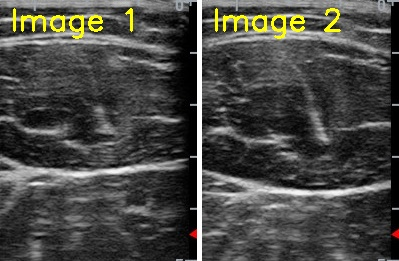
#> input picture aula_ultrassom/images_ultrasound/usimage2025/vaila_usound_20250515_154951/side_by_side/antes_20250617_192743_1_vs_depois_20250617_193445_5.jpg, 399 x 261 px, given in place of i, which was not available
$ python -i usound_biomec1.py   (imports and definitions only)
#> lines starting #> are read from the running program, lines starting #| are printed output that depends on the picture; after the words box and inside, x2 and y2 are one past the last pixel; in counts of white or black regions, pixels touching at a corner belong together; pictures that were not available may be replaced by others from this repository, and a replacement may not be noted
#> in create_comparison_images, img1 is the input picture: shape (261, 399, 3); mean B, G, R 68.3, 72.2, 72.3
"""
usound_biomec1.py

Module to analyze ultrasound data from images.

Updated by: Prof. Paulo R. P. Santiago
Updated: 15 May 2025
Version: 0.0.7

- Crop all images using first image as template
- Original image display for measurements
- Enhanced edge detection with adjustable parameters
- Additional edge-only comparison visualization
"""

import cv2
import pandas as pd
import numpy as np
import math
import sys
from pathlib import Path
import tkinter as tk
from tkinter import filedialog, simpledialog
import os
import datetime
from rich import print

# [218 lines left out: functions list_images, redraw_annotations, mouse_event, process_images, crop_images_batch, not called in this run]

def adjust_edge_parameters(img1, img2):
    """Interactive UI to adjust edge detection parameters with single image focus."""
    params = {
        "threshold1": 30,  # Initial values
        "threshold2": 100,
        "blur": 5
    }

    win = "Edge Detection Parameters (press SPACE when satisfied)"
    cv2.namedWindow(win, cv2.WINDOW_NORMAL)

    # Create trackbars
    def on_threshold1(val):
        params["threshold1"] = val
        update_display()

    def on_threshold2(val):
        params["threshold2"] = val
        update_display()

    def on_blur(val):
        params["blur"] = val * 2 + 1  # Ensure odd (3, 5, 7, etc.)
        update_display()

    cv2.createTrackbar("Lower Threshold", win, params["threshold1"], 255, on_threshold1)
    cv2.createTrackbar("Upper Threshold", win, params["threshold2"], 255, on_threshold2)
    cv2.createTrackbar("Blur Size", win, params["blur"] // 2, 10, on_blur)

    # Use only the first image for edge detection tuning
    # Resize for display
    h, w = img1.shape[:2]
#> h = 261; w = 399
    max_height = 600  # Maximum display height

    if h > max_height:
        scale_factor = max_height / h
        w = int(w * scale_factor)
        h = max_height
        img1_display = cv2.resize(img1, (w, h))
    else:
        img1_display = img1.copy()

    def update_display():
        # Process with current parameters
        gray1 = cv2.cvtColor(img1_display, cv2.COLOR_BGR2GRAY)

        if params["blur"] > 1:
            gray1 = cv2.GaussianBlur(gray1, (params["blur"], params["blur"]), 0)

        edges1 = cv2.Canny(gray1, params["threshold1"], params["threshold2"])
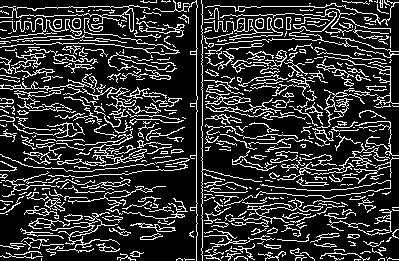
#> edges1: shape (261, 399); 19.5% white in thin lines or dots
        edges1_bgr = cv2.cvtColor(edges1, cv2.COLOR_GRAY2BGR)
#> edges1_bgr: shape (261, 399, 3); 19.5% white in thin lines or dots

        # Create a composite image for display (edge result on left, original on right)
        separator = np.zeros((h, 5, 3), dtype=np.uint8)
        separator[:, :] = [255, 255, 255]  # White separator

        # Stack side by side: edges on left, original on right
        display = np.hstack((edges1_bgr, separator, img1_display))
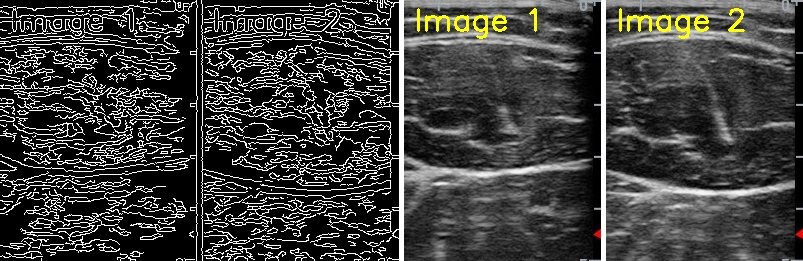
#> display: shape (261, 803, 3); mean B, G, R 60.2, 62.2, 62.3

        # Add parameter text at bottom
        text = f"Lower: {params['threshold1']} Upper: {params['threshold2']} Blur: {params['blur']}"
        text_y = h + 30
#> text_y = 291

        # Create a text area below the images
        text_area = np.zeros((40, display.shape[1], 3), dtype=np.uint8)
        display_with_text = np.vstack((display, text_area))

        cv2.putText(display_with_text, text, (10, h + 25),
                   cv2.FONT_HERSHEY_SIMPLEX, 0.7, (255, 255, 255), 2)

        # Add labels to each side
        cv2.putText(display_with_text, "Edge Detection", (10, 30),
                   cv2.FONT_HERSHEY_SIMPLEX, 0.7, (255, 255, 255), 2)
        cv2.putText(display_with_text, "Original Image", (edges1_bgr.shape[1] + 10, 30),
                   cv2.FONT_HERSHEY_SIMPLEX, 0.7, (255, 255, 255), 2)
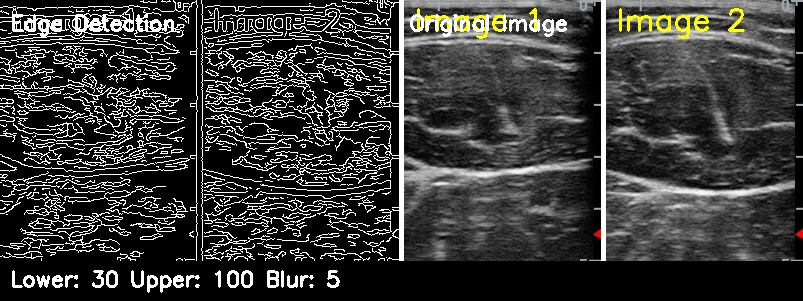
#> display_with_text: shape (301, 803, 3); mean B, G, R 56.3, 57.7, 57.7

        cv2.imshow(win, display_with_text)

    update_display()

    # Wait for space key
    while True:
        key = cv2.waitKey(100) & 0xFF
#> (key q is pressed here)
        if key == 32:  # SPACE
            break

    cv2.destroyWindow(win)
    return params

def create_comparison_images(cropped_paths, output_dir):
    """Create side-by-side and overlay comparison images for all cropped files"""
    if len(cropped_paths) < 2:
        print("Need at least 2 images for comparisons.")
        return

    # Directories for each type of comparison
    sidebyside_dir = os.path.join(output_dir, "side_by_side")
    overlay_dir = os.path.join(output_dir, "overlay")
    edges_dir = os.path.join(output_dir, "edge_overlay")
    edges_only_dir = os.path.join(output_dir, "edges_only")

    os.makedirs(sidebyside_dir, exist_ok=True)
    os.makedirs(overlay_dir, exist_ok=True)
    os.makedirs(edges_dir, exist_ok=True)
    os.makedirs(edges_only_dir, exist_ok=True)

    # Get first two images to adjust edge parameters
    img1 = cv2.imread(cropped_paths[0])
    img2 = cv2.imread(cropped_paths[1])

    # Adjust edge parameters interactively
    print("Adjust edge detection parameters using the sliders...")
    edge_params = adjust_edge_parameters(img1, img2)
#> edge_params = {'threshold1': 30, 'threshold2': 100, 'blur': 5}

    print("Creating comparison images with selected parameters...")
    for i in range(len(cropped_paths) - 1):
        for j in range(i + 1, len(cropped_paths)):
            # File names for reference
            name_i = Path(cropped_paths[i]).stem
            name_j = Path(cropped_paths[j]).stem

            # Side by side
            side_path = os.path.join(sidebyside_dir, f"{name_i}_vs_{name_j}.jpg")
            side_by_side_images(cropped_paths[i], cropped_paths[j], side_path)

            # Overlay with clear markers
            overlay_path = os.path.join(overlay_dir, f"{name_i}_over_{name_j}.jpg")
            overlay_images(cropped_paths[i], cropped_paths[j], overlay_path,
                           alpha=0.5, add_labels=True)

            # Edge-enhanced overlay
            edge_path = os.path.join(edges_dir, f"{name_i}_edge_{name_j}.jpg")
            overlay_with_edges(cropped_paths[i], cropped_paths[j], edge_path, edge_params)

            # Edges only (black and red)
            edges_only_path = os.path.join(edges_only_dir, f"{name_i}_edges_{name_j}.jpg")
            edges_only_comparison(cropped_paths[i], cropped_paths[j], edges_only_path, edge_params)

    print(f"Side by side comparisons saved in: {sidebyside_dir}")
    print(f"Overlay comparisons saved in: {overlay_dir}")
    print(f"Edge-enhanced overlays saved in: {edges_dir}")
    print(f"Edge-only comparisons saved in: {edges_only_dir}")

def side_by_side_images(img_path1, img_path2, output_path):
    """Create a side by side comparison with clear labels."""
#> called with img_path1 = 'i', img_path2 = 'm', output_path = 'out.png/side_by_side/i_vs_m.jpg'
    img1 = cv2.imread(img_path1)
    img2 = cv2.imread(img_path2)

    # Add image labels
    cv2.putText(img1, "Image 1", (10, 30), cv2.FONT_HERSHEY_SIMPLEX,
                1, (0, 255, 255), 2)
#> img1: shape (261, 399, 3); 0.77% of pixels changed, all inside (x1, y1, x2, y2) = (13, 8, 133, 39)
    cv2.putText(img2, "Image 2", (10, 30), cv2.FONT_HERSHEY_SIMPLEX,
                1, (0, 255, 255), 2)
#> img2: shape (261, 399, 3); 0.85% of pixels changed, all inside (x1, y1, x2, y2) = (13, 8, 139, 39)

    # Resize to same height
    h = min(img1.shape[0], img2.shape[0])
#> h = 261
    img1 = cv2.resize(img1, (int(img1.shape[1] * h / img1.shape[0]), h))
    img2 = cv2.resize(img2, (int(img2.shape[1] * h / img2.shape[0]), h))

    # Add a separator line
    separator = np.zeros((h, 5, 3), dtype=np.uint8)
    separator[:, :] = [255, 255, 255]  # White line

    side = np.hstack((img1, separator, img2))
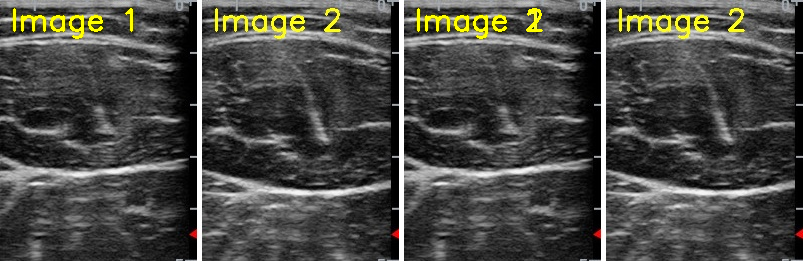
#> side: shape (261, 803, 3); mean B, G, R 69, 73.5, 73.7
    cv2.imwrite(output_path, side)

def overlay_images(img_path1, img_path2, output_path, alpha=0.5, add_labels=True):
    """Create an overlay with clearly labeled images."""
#> called with img_path1 = 'i', img_path2 = 'm', output_path = 'out.png/overlay/i_over_m.jpg', alpha = 0.5, add_labels = True
    img1 = cv2.imread(img_path1)
    img2 = cv2.imread(img_path2)

    # Resize to same size
    h = min(img1.shape[0], img2.shape[0])
#> h = 261
    w = min(img1.shape[1], img2.shape[1])
#> w = 399
    img1 = cv2.resize(img1, (w, h))
    img2 = cv2.resize(img2, (w, h))

    # Add colored box in corner to identify images
    if add_labels:
        # Image 1: Green box + label
        cv2.rectangle(img1, (10, 10), (120, 40), (0, 200, 0), -1)
        cv2.putText(img1, "Image 1", (15, 30), cv2.FONT_HERSHEY_SIMPLEX,
                    0.7, (255, 255, 255), 2)

        # Image 2: Blue box + label
        cv2.rectangle(img2, (10, 10), (120, 40), (200, 0, 0), -1)
        cv2.putText(img2, "Image 2", (15, 30), cv2.FONT_HERSHEY_SIMPLEX,
                    0.7, (255, 255, 255), 2)

    # Create blend
    overlay = cv2.addWeighted(img1, alpha, img2, 1 - alpha, 0)
    cv2.imwrite(output_path, overlay)

def overlay_with_edges(img_path1, img_path2, output_path, edge_params):
    """Create an overlay with edge enhancement on second image using specified parameters."""
#> called with img_path1 = 'i', img_path2 = 'm', output_path = 'out.png/edge_overlay/i_edge_m.jpg'
    img1 = cv2.imread(img_path1)
    img2 = cv2.imread(img_path2)

    # Resize to same size
    h = min(img1.shape[0], img2.shape[0])
#> h = 261
    w = min(img1.shape[1], img2.shape[1])
#> w = 399
    img1 = cv2.resize(img1, (w, h))
    img2 = cv2.resize(img2, (w, h))

    # Extract edges from second image with adjusted parameters
    img2_gray = cv2.cvtColor(img2, cv2.COLOR_BGR2GRAY)
    if edge_params["blur"] > 1:
        img2_gray = cv2.GaussianBlur(img2_gray, (edge_params["blur"], edge_params["blur"]), 0)
    img2_edges = cv2.Canny(img2_gray, edge_params["threshold1"], edge_params["threshold2"])
    img2_edges = cv2.cvtColor(img2_edges, cv2.COLOR_GRAY2BGR)

    # Red edges
    img2_edges[np.where((img2_edges == [255, 255, 255]).all(axis=2))] = [0, 0, 255]
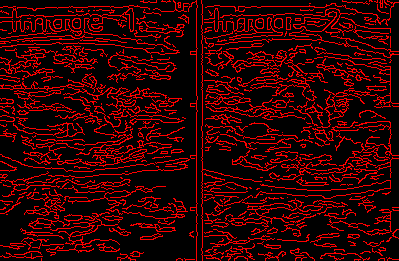
#> img2_edges: shape (261, 399, 3); mean B, G, R 0, 0, 49.8

    # Background (first image)
    cv2.putText(img1, "Image 1 (background)", (10, 30),
                cv2.FONT_HERSHEY_SIMPLEX, 0.7, (0, 255, 255), 2)
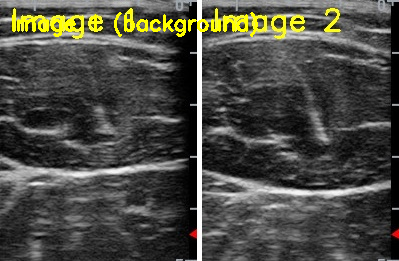
#> img1: shape (261, 399, 3); 1.61% of pixels changed, all inside (x1, y1, x2, y2) = (12, 12, 258, 37)

    # Overlay edges on first image
    result = img1.copy()
    mask = (img2_edges != [0, 0, 0]).any(axis=2)
#> mask: shape (261, 399) bool; 19.5% white in thin lines or dots
    result[mask] = img2_edges[mask]

    # Add label for edge source
    cv2.putText(result, "Image 2 (red edges)", (10, 60),
                cv2.FONT_HERSHEY_SIMPLEX, 0.7, (0, 0, 255), 2)

    cv2.imwrite(output_path, result)

def edges_only_comparison(img_path1, img_path2, output_path, edge_params):
    """Create an image showing only edges: Image 1 in black, Image 2 in red."""
#> called with img_path1 = 'i', img_path2 = 'm', output_path = 'out.png/edges_only/i_edges_m.jpg'
    img1 = cv2.imread(img_path1)
    img2 = cv2.imread(img_path2)

    # Resize to same size
    h = min(img1.shape[0], img2.shape[0])
#> h = 261
    w = min(img1.shape[1], img2.shape[1])
#> w = 399
    img1 = cv2.resize(img1, (w, h))
    img2 = cv2.resize(img2, (w, h))

    # Create blank canvas
    result = np.ones((h, w, 3), dtype=np.uint8) * 255  # White background

    # Extract edges with adjusted parameters
    gray1 = cv2.cvtColor(img1, cv2.COLOR_BGR2GRAY)
    gray2 = cv2.cvtColor(img2, cv2.COLOR_BGR2GRAY)

    if edge_params["blur"] > 1:
        gray1 = cv2.GaussianBlur(gray1, (edge_params["blur"], edge_params["blur"]), 0)
        gray2 = cv2.GaussianBlur(gray2, (edge_params["blur"], edge_params["blur"]), 0)

    edges1 = cv2.Canny(gray1, edge_params["threshold1"], edge_params["threshold2"])
    edges2 = cv2.Canny(gray2, edge_params["threshold1"], edge_params["threshold2"])

    # Draw Image 1 edges in black
    result[edges1 == 255] = [0, 0, 0]  # Black

    # Draw Image 2 edges in red (on top)
    result[edges2 == 255] = [0, 0, 255]  # Red

    # Add labels
    cv2.putText(result, "Image 1 (black edges)", (10, 30),
                cv2.FONT_HERSHEY_SIMPLEX, 0.7, (0, 0, 0), 2)
    cv2.putText(result, "Image 2 (red edges)", (10, 60),
                cv2.FONT_HERSHEY_SIMPLEX, 0.7, (0, 0, 255), 2)

    cv2.imwrite(output_path, result)
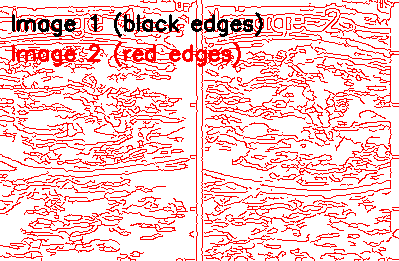
#> saved as i_edges_m.jpg: shape (261, 399, 3); mean B, G, R 199, 199, 250.9

# [31 lines left out: function run_usound, not called in this run]

# [2 lines not run here, left out]

#> (the run stopped early here; a loop or call above may not have finished)
